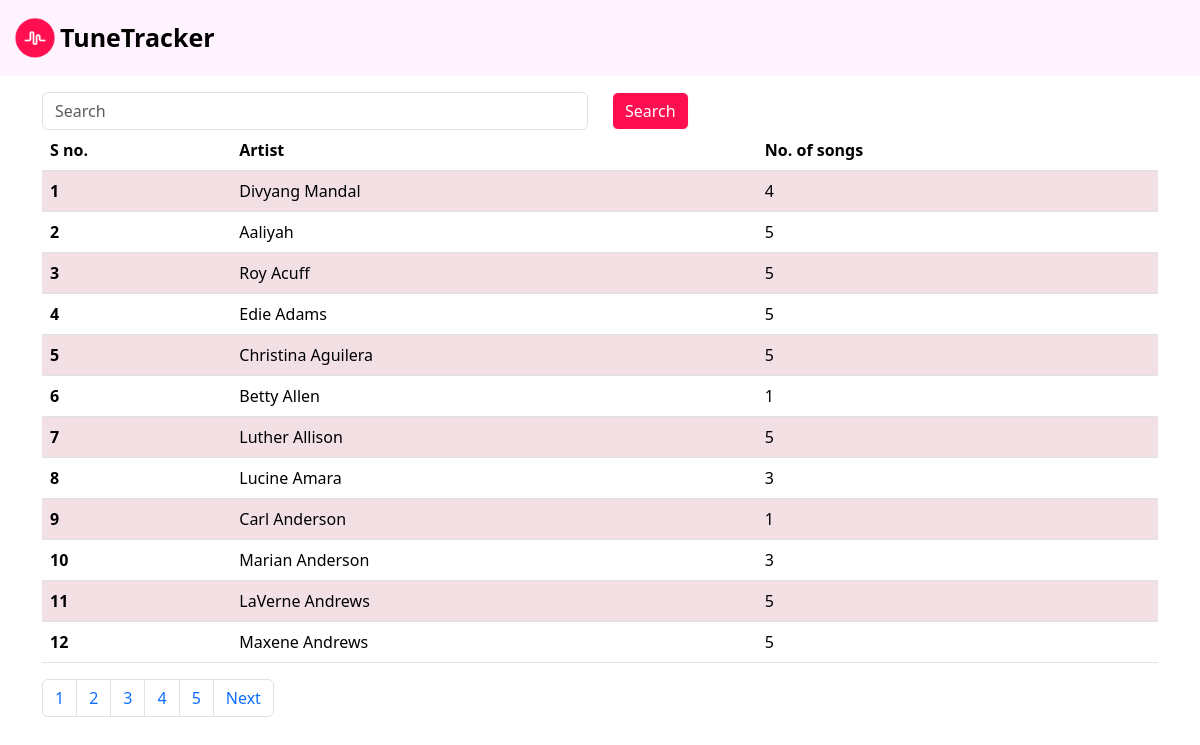
/artist-songs/, run on the app's committed database.
### TuneTracker/models.py (models this page shows, shortened)
class Artist(models.Model):
    name = models.CharField(max_length=100)

### TuneTracker/views.py (the view)
# urls.py: path('artist-songs/', artist_song_count, name="artist_song_count")
def artist_song_count(request):
    artist_counts = Artist.objects.annotate(song_count=Count('songs'))
    search = ''
    if request.GET.get('search'):
        search = request.GET.get('search')
        lookup = {"name__startswith": search}
        query = Q(**lookup)
        artist_counts = artist_counts.filter(query)
    paginator = Paginator(artist_counts, 12)  # Show 12 artists per page.
    a = math.ceil(len(artist_counts)/12)
    page_number = request.GET.get("page",1)
    page_obj = paginator.get_page(page_number)
    return render(request,'artist-song-count.html',{"queryset":page_obj, "range": range(a)})

### TuneTracker/templates/artist-song-count.html (shortened to what this page needs)
{% extends 'base.html' %}
{% block start %}
<div class = "container mt-3">
  <form id= "searchForm" method="GET">
    <div class="row">
      <div class="col-md-6">
        <input class="form-control" value="{{search}}" name="search" placeholder="Search">
      </div>
      <div class="col-md-1">
        <button type="submit" style="background-color: #ff0f50; color: white;" class="btn btn-light">Search</button>
      </div>
    </div>
  </form>
    <table class="table table-striped table-hover">
        <thead>
            <tr>
                <th scope="col">S no.</th>
                <th scope="col">Artist</th>
                <th scope="col">No. of songs</th>
            </tr>
        </thead>
        <tbody>
            {% for i in queryset %}
                <tr>
                    <th scope="row">{{ queryset.start_index|add:forloop.counter0 }}</th>
                    <td>{{ i.name }}</td>
                    <td>{{ i.song_count }}</td>
                </tr>
            {% endfor %}
        </tbody>
    </table>
<nav aria-label="Page navigation example">
    <ul class="pagination">
    {% for i in range %}
      <li class="page-item"><a class="page-link" href="?page={{ i|add:1 }}">{{ i|add:1 }}</a></li>
    {% endfor %}
    {% if queryset.has_next %}
      <li class="page-item"><a class="page-link" href="?page={{ queryset.next_page_number }}">Next</a></li>
    {% endif %}
    </ul>
  </nav>
</div>
{% endblock %}

### TuneTracker/static/style1.css (style rules this page uses)
.table-striped>tbody>tr:nth-child(odd)>td, .table-striped>tbody>tr:nth-child(odd)>th { background-color: #ff0f5014; }

### data on the page
Artist: start_index|add "1", name "Divyang Mandal", song_count "4"
Artist: start_index|add "2", name "Aaliyah", song_count "5"
Artist: start_index|add "3", name "Roy Acuff", song_count "5"
Artist: start_index|add "4", name "Edie Adams", song_count "5"
Artist: start_index|add "5", name "Christina Aguilera", song_count "5"
Artist: start_index|add "6", name "Betty Allen", song_count "1"
Artist: start_index|add "7", name "Luther Allison", song_count "5"
Artist: start_index|add "8", name "Lucine Amara", song_count "3"
Artist: start_index|add "9", name "Carl Anderson", song_count "1"
Artist: start_index|add "10", name "Marian Anderson", song_count "3"
Artist: start_index|add "11", name "LaVerne Andrews", song_count "5"
Artist: start_index|add "12", name "Maxene Andrews", song_count "5"

### other printed values
{{ i|add:1 }} "1" "2" "3" "4" "5"
